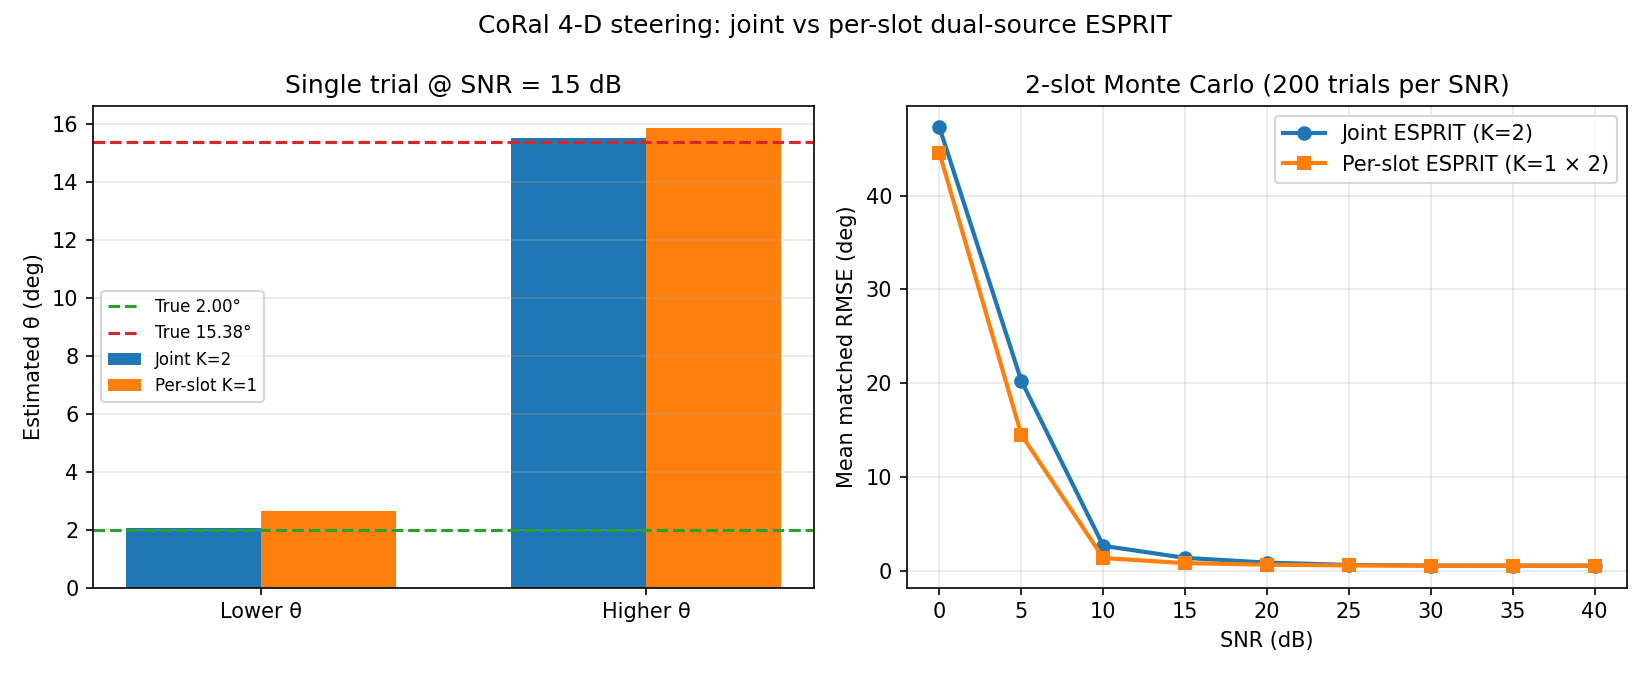

This chart was generated by the following Python code:
"""2-slot, 4-D CoRal steering + joint vs per-slot ESPRIT comparison.

Protocol per slot:
  t_s       : reference node 0 transmits
  t_s+Δt    : target node (5 or 6) transmits

Four virtual array dimensions per snapshot: [1, a_12, a_13, a_14]^T
  a_1k = calibrated ratio d_{target,1k} / d_{ref,1k} with CFO compensation.

Joint ESPRIT pools snapshots from both slots (rank-2 covariance).
Per-slot ESPRIT runs K=1 independently on each slot.
"""

from __future__ import annotations

import numpy as np
import matplotlib.pyplot as plt
from numpy.linalg import eig, pinv

# ---------------------------------------------------------------------------
# Physical / protocol constants (aligned with array_simulator.py)
# ---------------------------------------------------------------------------
F_CENTER = 2.4e9
C_LIGHT = 3e8
DELTA_T = 150e-6
SAMPLE_INTERVAL_S = 1e-6
CTE_DURATION_S = 92e-6
N_SAMPLES = int(round(CTE_DURATION_S / SAMPLE_INTERVAL_S))
SLOT_SPACING_S = 0.5
FREQUENCY_OFFSET_RANGE_HZ = 5e4
BASELINE_D = 0.05  # |y_1 - y_2|, uniform RX spacing


def wrap_phase(phase: float) -> float:
    return float(np.arctan2(np.sin(phase), np.cos(phase)))


class Node:
    def __init__(
        self,
        node_id: int,
        x: float,
        y: float,
        initial_phase: float,
        frequency_offset: float,
    ) -> None:
        self.node_id = node_id
        self.x = x
        self.y = y
        self.initial_phase = wrap_phase(initial_phase)
        self.frequency_offset = frequency_offset

    def distance_to(self, other: Node) -> float:
        return float(np.hypot(self.x - other.x, self.y - other.y))


def make_node(rng: np.random.Generator, node_id: int, x: float, y: float) -> Node:
    return Node(
        node_id,
        x,
        y,
        wrap_phase(rng.uniform(0, 2 * np.pi)),
        float(rng.uniform(-FREQUENCY_OFFSET_RANGE_HZ, FREQUENCY_OFFSET_RANGE_HZ)),
    )


def build_nodes(rng: np.random.Generator) -> dict[int, Node]:
    return {
        0: make_node(rng, 0, 2.0, 2.0),
        1: make_node(rng, 1, 0.0, 0.15),
        2: make_node(rng, 2, 0.0, 0.10),
        3: make_node(rng, 3, 0.0, 0.05),
        4: make_node(rng, 4, 0.0, 0.00),
        # Separated in bearing so joint K=2 ESPRIT can resolve both (~13 deg apart).
        5: make_node(rng, 5, 5.0, 1.50),
        6: make_node(rng, 6, 5.0, 0.30),
    }


def fading_h(tx: Node, rx: Node) -> float:
    if tx.node_id == rx.node_id:
        return 0.0
    dist = rx.distance_to(tx)
    return 0.0 if dist < 1e-12 else 1.0 / dist


def signal_at_receiver(
    rx: Node,
    tx: Node,
    t0: float,
    fading: dict[tuple[int, int], float],
) -> np.ndarray:
    h = fading[(rx.node_id, tx.node_id)]
    tau = rx.distance_to(tx) / C_LIGHT
    t = t0 + np.arange(N_SAMPLES, dtype=np.float64) * SAMPLE_INTERVAL_S
    phase = (
        2 * np.pi * (tx.frequency_offset - rx.frequency_offset) * t
        + tx.initial_phase
        - rx.initial_phase
        - 2 * np.pi * (F_CENTER + tx.frequency_offset) * tau
    )
    return h * np.exp(1j * phase)


def add_awgn(signal: np.ndarray, snr_db: float, rng: np.random.Generator) -> np.ndarray:
    signal = np.asarray(signal, dtype=np.complex128)
    power = float(np.mean(np.abs(signal) ** 2))
    if power < 1e-20:
        return signal.copy()
    noise_power = power / (10 ** (snr_db / 10))
    noise = np.sqrt(noise_power / 2) * (
        rng.standard_normal(len(signal)) + 1j * rng.standard_normal(len(signal))
    )
    return signal + noise


def slope(signal: np.ndarray) -> float:
    phase = np.unwrap(np.angle(signal))
    t = np.arange(len(signal), dtype=np.float64) * SAMPLE_INTERVAL_S
    return float(np.polyfit(t, phase, 1)[0])


def normalize(signal: np.ndarray) -> np.ndarray:
    mag = np.abs(signal)
    safe = np.where(mag < 1e-12, 1.0, mag)
    return signal / safe


def delta_tau(rx_a: Node, rx_b: Node, tx: Node) -> float:
    return rx_a.distance_to(tx) / C_LIGHT - rx_b.distance_to(tx) / C_LIGHT


def true_theta_deg(rx_a: Node, rx_b: Node, tx: Node, d_sp: float) -> float:
    """Far-field AoA (deg) from TDOA on baseline rx_a–rx_b."""
    dt = delta_tau(rx_a, rx_b, tx)
    sin_theta = float(np.clip(dt * C_LIGHT / d_sp, -1.0, 1.0))
    return float(-np.degrees(np.arcsin(sin_theta)))


def compute_calibrated_steering(
    r_ref: tuple[np.ndarray, np.ndarray, np.ndarray, np.ndarray],
    r_tgt: tuple[np.ndarray, np.ndarray, np.ndarray, np.ndarray],
    m_factors: tuple[complex, complex, complex],
    freq_slopes: tuple[float, float, float],
) -> tuple[np.ndarray, np.ndarray, np.ndarray]:
    r10, r20, r30, r40 = r_ref
    r1t, r2t, r3t, r4t = r_tgt

    d0_12, d0_13, d0_14 = r10 / r20, r10 / r30, r10 / r40
    d1_12, d1_13, d1_14 = r1t / r2t, r1t / r3t, r1t / r4t

    m1, m2, m3 = m_factors
    f12, f13, f14 = freq_slopes

    a12 = normalize(d1_12 / d0_12) * m1 * np.exp(-1j * f12 * DELTA_T)
    a13 = normalize(d1_13 / d0_13) * m2 * np.exp(-1j * f13 * DELTA_T)
    a14 = normalize(d1_14 / d0_14) * m3 * np.exp(-1j * f14 * DELTA_T)
    return a12, a13, a14


def build_4d_matrix(a12: np.ndarray, a13: np.ndarray, a14: np.ndarray) -> np.ndarray:
    """Stack calibrated steering snapshots as [1, φ, φ², φ³]^T (4 × N)."""
    n = len(a12)
    return np.vstack(
        [
            np.ones(n, dtype=np.complex128),
            np.asarray(a12, dtype=np.complex128),
            np.asarray(a13, dtype=np.complex128),
            np.asarray(a14, dtype=np.complex128),
        ]
    )


def esprit_angles_deg(
    x: np.ndarray,
    fc: float,
    d_sp: float,
    num_sources: int,
) -> np.ndarray:
    """ESPRIT on M×N data; returns num_sources angles (deg), sorted ascending."""
    m, n = x.shape
    if num_sources < 1 or num_sources >= m:
        raise ValueError(f"need 1 <= num_sources < M, got {num_sources}, M={m}")

    r_xx = x @ x.conj().T / n
    eigvals, eigvecs = eig(r_xx)
    idx = np.argsort(np.abs(eigvals))[::-1]
    es = eigvecs[:, idx[:num_sources]]

    es1 = es[:-1, :]
    es2 = es[1:, :]
    psi = pinv(es1) @ es2
    phi_vals = eig(psi)[0]

    angles = []
    for phi in phi_vals:
        sin_theta = float(np.clip(np.angle(phi) * C_LIGHT / (2 * np.pi * fc * d_sp), -1.0, 1.0))
        angles.append(float(np.degrees(np.arcsin(sin_theta))))
    return np.sort(np.asarray(angles, dtype=np.float64))


def match_angles_to_truth(
    est_deg: np.ndarray,
    true_deg: np.ndarray,
) -> tuple[np.ndarray, float]:
    """Assign estimates to truths (2! permutations) and return errors + RMSE."""
    est = np.asarray(est_deg, dtype=np.float64)
    true = np.asarray(true_deg, dtype=np.float64)
    if len(est) != len(true):
        raise ValueError("estimate and truth must have same length")

    if len(true) == 1:
        err = np.array([est[0] - true[0]])
        return err, float(np.abs(err[0]))

    err_a = np.array([est[0] - true[0], est[1] - true[1]])
    err_b = np.array([est[0] - true[1], est[1] - true[0]])
    if np.sum(err_a**2) <= np.sum(err_b**2):
        return err_a, float(np.sqrt(np.mean(err_a**2)))
    return err_b, float(np.sqrt(np.mean(err_b**2)))


def simulate_slot(
    nodes: dict[int, Node],
    fading: dict[tuple[int, int], float],
    target_id: int,
    slot_start: float,
    snr_db: float | None,
    rng: np.random.Generator,
    m_factors: tuple[complex, complex, complex],
    freq_slopes: tuple[float, float, float],
) -> np.ndarray:
    """One slot: ref 0 at slot_start, target at slot_start+Δt → 4×N matrix."""
    ref = nodes[0]
    tgt = nodes[target_id]
    rx = [nodes[i] for i in (1, 2, 3, 4)]

    t_ref = slot_start
    t_tgt = slot_start + DELTA_T

    def rx_signals(tx: Node, t: float) -> tuple[np.ndarray, ...]:
        sigs = tuple(
            signal_at_receiver(r, tx, t, fading) for r in rx
        )
        if snr_db is not None:
            sigs = tuple(add_awgn(s, snr_db, rng) for s in sigs)
        return sigs

    r_ref = rx_signals(ref, t_ref)
    r_tgt = rx_signals(tgt, t_tgt)
    a12, a13, a14 = compute_calibrated_steering(
        r_ref, r_tgt, m_factors, freq_slopes
    )
    return build_4d_matrix(a12, a13, a14)


def calibration_from_ref_slot(
    nodes: dict[int, Node],
    fading: dict[tuple[int, int], float],
    slot_start: float,
    snr_db: float | None,
    rng: np.random.Generator,
) -> tuple[tuple[complex, complex, complex], tuple[float, float, float]]:
    """Estimate M_k and CFO slopes from reference-only ratios at slot_start."""
    ref = nodes[0]
    rx = [nodes[i] for i in (1, 2, 3, 4)]
    t_ref = slot_start

    def rx_signals(tx: Node, t: float) -> tuple[np.ndarray, ...]:
        sigs = tuple(signal_at_receiver(r, tx, t, fading) for r in rx)
        if snr_db is not None:
            sigs = tuple(add_awgn(s, snr_db, rng) for s in sigs)
        return sigs

    r10, r20, r30, r40 = rx_signals(ref, t_ref)
    d0_12, d0_13, d0_14 = r10 / r20, r10 / r30, r10 / r40
    freq_12, freq_13, freq_14 = slope(d0_12), slope(d0_13), slope(d0_14)

    rx1, rx2 = nodes[1], nodes[2]
    dt12 = delta_tau(rx1, rx2, ref)
    dt13 = delta_tau(rx1, nodes[3], ref)
    dt14 = delta_tau(rx1, nodes[4], ref)

    m1 = np.exp(-1j * 2 * np.pi * F_CENTER * dt12)
    m2 = np.exp(-1j * 2 * np.pi * F_CENTER * dt13)
    m3 = np.exp(-1j * 2 * np.pi * F_CENTER * dt14)
    return (complex(m1), complex(m2), complex(m3)), (freq_12, freq_13, freq_14)


def run_single_trial(
    nodes: dict[int, Node],
    fading: dict[tuple[int, int], float],
    snr_db: float,
    rng: np.random.Generator,
) -> dict:
    """One Monte-Carlo draw: joint K=2 vs per-slot K=1."""
    m_factors, freq_slopes = calibration_from_ref_slot(
        nodes, fading, slot_start=0.0, snr_db=snr_db, rng=rng
    )

    x5 = simulate_slot(
        nodes, fading, 5, slot_start=0.0, snr_db=snr_db, rng=rng,
        m_factors=m_factors, freq_slopes=freq_slopes,
    )
    x6 = simulate_slot(
        nodes, fading, 6, slot_start=SLOT_SPACING_S, snr_db=snr_db, rng=rng,
        m_factors=m_factors, freq_slopes=freq_slopes,
    )

    x_joint = np.hstack([x5, x6])
    est_joint = esprit_angles_deg(x_joint, F_CENTER, BASELINE_D, num_sources=2)
    est_slot5 = esprit_angles_deg(x5, F_CENTER, BASELINE_D, num_sources=1)
    est_slot6 = esprit_angles_deg(x6, F_CENTER, BASELINE_D, num_sources=1)
    est_sequential = np.sort(np.concatenate([est_slot5, est_slot6]))

    rx1, rx2 = nodes[1], nodes[2]
    true_angles = np.sort(
        np.array(
            [
                true_theta_deg(rx1, rx2, nodes[5], BASELINE_D),
                true_theta_deg(rx1, rx2, nodes[6], BASELINE_D),
            ]
        )
    )

    _, rmse_joint = match_angles_to_truth(est_joint, true_angles)
    _, rmse_seq = match_angles_to_truth(est_sequential, true_angles)
    err_joint, _ = match_angles_to_truth(est_joint, true_angles)
    err_seq, _ = match_angles_to_truth(est_sequential, true_angles)

    return {
        "true_angles": true_angles,
        "est_joint": est_joint,
        "est_sequential": est_sequential,
        "err_joint": err_joint,
        "err_sequential": err_seq,
        "rmse_joint": rmse_joint,
        "rmse_sequential": rmse_seq,
        "x5": x5,
        "x6": x6,
    }


def build_fading(nodes: dict[int, Node]) -> dict[tuple[int, int], float]:
    fading: dict[tuple[int, int], float] = {}
    for rx_id in nodes:
        for tx_id in nodes:
            fading[(rx_id, tx_id)] = fading_h(nodes[tx_id], nodes[rx_id])
    return fading


def run_monte_carlo(
    snr_db_range: np.ndarray,
    n_trials: int,
    seed: int,
) -> tuple[np.ndarray, np.ndarray, np.ndarray]:
    rng_master = np.random.default_rng(seed)
    rmse_joint = np.zeros(len(snr_db_range))
    rmse_seq = np.zeros(len(snr_db_range))

    nodes = build_nodes(rng_master)
    fading = build_fading(nodes)

    for i, snr_db in enumerate(snr_db_range):
        trials_j: list[float] = []
        trials_s: list[float] = []
        for _ in range(n_trials):
            rng = np.random.default_rng(rng_master.integers(0, 2**31))
            out = run_single_trial(nodes, fading, float(snr_db), rng)
            trials_j.append(out["rmse_joint"])
            trials_s.append(out["rmse_sequential"])
        rmse_joint[i] = float(np.mean(trials_j))
        rmse_seq[i] = float(np.mean(trials_s))

    return snr_db_range, rmse_joint, rmse_seq


def match_est_to_truth(est_deg: np.ndarray, true_deg: np.ndarray) -> np.ndarray:
    """Reorder estimates to align with sorted true angles."""
    est = np.asarray(est_deg, dtype=np.float64)
    true = np.asarray(true_deg, dtype=np.float64)
    if len(true) == 1:
        return est
    err_a = abs(est[0] - true[0]) + abs(est[1] - true[1])
    err_b = abs(est[0] - true[1]) + abs(est[1] - true[0])
    if err_a <= err_b:
        return est
    return np.array([est[1], est[0]])


def aoa_bearing_rad(rx_a: Node, rx_b: Node, theta_deg: float, d_sp: float) -> float:
    """Global bearing (rad) from far-field θ and RX baseline 1–2."""
    dt = -np.sin(np.deg2rad(theta_deg)) * d_sp / C_LIGHT
    cos_aoa = float(np.clip(-dt * C_LIGHT / d_sp, -1.0, 1.0))
    aoa_rad = float(np.arccos(cos_aoa))
    bx = rx_a.x - rx_b.x
    by = rx_a.y - rx_b.y
    baseline_angle = float(np.arctan2(by, bx))
    if dt <= 0.0:
        return baseline_angle - aoa_rad
    return baseline_angle + aoa_rad


def ideal_phi(theta_deg: float) -> complex:
    sin_theta = float(np.sin(np.deg2rad(theta_deg)))
    return np.exp(1j * 2 * np.pi * F_CENTER * BASELINE_D * sin_theta / C_LIGHT)


def covariance_eigenvalues(x: np.ndarray) -> np.ndarray:
    r_xx = x @ x.conj().T / x.shape[1]
    return np.sort(np.real(np.linalg.eigvalsh(r_xx)))[::-1]


def plot_geometry_and_angles(
    ax: plt.Axes,
    nodes: dict[int, Node],
    true_by_id: dict[int, float],
    est_joint_by_id: dict[int, float],
    est_seq_by_id: dict[int, float],
    *,
    ray_len: float = 2.5,
) -> None:
    rx_nodes = [nodes[i] for i in (1, 2, 3, 4)]
    rx1, rx2 = nodes[1], nodes[2]
    mid_x = (rx1.x + rx2.x) / 2.0
    mid_y = (rx1.y + rx2.y) / 2.0

    ax.plot(
        [n.x for n in rx_nodes],
        [n.y for n in rx_nodes],
        "o-",
        color="C0",
        linewidth=2,
        markersize=9,
        label="RX 1–4",
        zorder=2,
    )
    ax.plot(nodes[0].x, nodes[0].y, "s", color="C2", markersize=10, label="Ref 0", zorder=3)
    ax.plot(nodes[5].x, nodes[5].y, "^", color="C3", markersize=11, label="TX 5", zorder=3)
    ax.plot(nodes[6].x, nodes[6].y, "v", color="C4", markersize=11, label="TX 6", zorder=3)

    for node, label in (
        (nodes[0], "0"),
        (nodes[1], "1"),
        (nodes[2], "2"),
        (nodes[3], "3"),
        (nodes[4], "4"),
        (nodes[5], "5"),
        (nodes[6], "6"),
    ):
        ax.annotate(label, (node.x, node.y), xytext=(5, 5), textcoords="offset points", fontsize=9)

    style_map = {
        "true": ("--", "black", 2.0),
        "joint": ("-", "C0", 1.8),
        "seq": ("-.", "C1", 1.8),
    }
    for tid, color_base in ((5, "C3"), (6, "C4")):
        th_true = true_by_id[tid]
        for kind, est_map in (("true", true_by_id), ("joint", est_joint_by_id), ("seq", est_seq_by_id)):
            th = est_map[tid] if kind != "true" else th_true
            bearing = aoa_bearing_rad(rx1, rx2, th, BASELINE_D)
            ls, color, lw = style_map[kind]
            label = None
            if tid == 5 and kind == "true":
                label = f"True θ_5={th_true:.1f}°"
            elif tid == 5 and kind == "joint":
                label = f"Joint θ_5={est_joint_by_id[5]:.1f}°"
            elif tid == 6 and kind == "seq":
                label = f"Per-slot θ_6={est_seq_by_id[6]:.1f}°"
            ax.plot(
                [mid_x, mid_x + ray_len * np.cos(bearing)],
                [mid_y, mid_y + ray_len * np.sin(bearing)],
                ls,
                color=color if kind != "true" else color_base,
                linewidth=lw,
                alpha=0.85 if kind == "true" else 0.75,
                label=label,
            )

    ax.plot(mid_x, mid_y, "k+", markersize=12, zorder=4)
    ax.set_aspect("equal", adjustable="box")
    ax.set_xlabel("x (m)")
    ax.set_ylabel("y (m)")
    ax.set_title("Node layout & AoA rays (baseline midpoint)")
    ax.grid(True, alpha=0.3)
    ax.legend(loc="upper left", fontsize=7)


def plot_slot_timeline(ax: plt.Axes) -> None:
    slots = [
        ("Slot 0: ref 0", 0.0, DELTA_T, "C2"),
        ("Slot 0: TX 5", DELTA_T, CTE_DURATION_S, "C3"),
        ("Slot 1: ref 0", SLOT_SPACING_S, SLOT_SPACING_S + DELTA_T, "C2"),
        ("Slot 1: TX 6", SLOT_SPACING_S + DELTA_T, SLOT_SPACING_S + DELTA_T + CTE_DURATION_S, "C4"),
    ]
    for i, (label, t0, duration, color) in enumerate(slots):
        ax.barh(i, duration * 1e3, left=t0 * 1e3, height=0.55, color=color, alpha=0.75, edgecolor="k")
        ax.text(t0 * 1e3 + duration * 0.5e3, i, label, va="center", ha="center", fontsize=8, color="white", fontweight="bold")

    ax.set_yticks([])
    ax.set_xlabel("Time (ms)")
    ax.set_title(f"2-slot TDM protocol (Δt={DELTA_T*1e6:.0f} µs, spacing={SLOT_SPACING_S*1e3:.0f} ms)")
    ax.set_xlim(-5, (SLOT_SPACING_S + DELTA_T + CTE_DURATION_S) * 1e3 + 20)
    ax.grid(True, alpha=0.3, axis="x")


def plot_steering_phases(
    ax: plt.Axes,
    x_slot: np.ndarray,
    theta_true_deg: float,
    slot_label: str,
) -> None:
    """Compare mean measured phases vs ideal [φ, φ², φ³] for rows 1–3."""
    labels = ["a₁₂", "a₁₃", "a₁₄"]
    meas = np.degrees(np.angle([np.mean(x_slot[k, :]) for k in (1, 2, 3)]))
    phi = ideal_phi(theta_true_deg)
    ideal = np.degrees(np.angle([phi, phi**2, phi**3]))
    meas = (meas + 180) % 360 - 180
    ideal = (ideal + 180) % 360 - 180

    x_pos = np.arange(3)
    width = 0.35
    ax.bar(x_pos - width / 2, meas, width, label="Measured", color="C0")
    ax.bar(x_pos + width / 2, ideal, width, label="Ideal", color="C1", alpha=0.85)
    ax.set_xticks(x_pos)
    ax.set_xticklabels(labels)
    ax.set_ylabel("Phase (deg)")
    ax.set_title(f"{slot_label}: steering phases (θ_true={theta_true_deg:.1f}°)")
    ax.grid(True, alpha=0.3, axis="y")
    ax.legend(loc="best", fontsize=7)


def plot_eigenvalues(
    ax: plt.Axes,
    x5: np.ndarray,
    x6: np.ndarray,
) -> None:
    evals_slot5 = covariance_eigenvalues(x5)
    evals_slot6 = covariance_eigenvalues(x6)
    evals_joint = covariance_eigenvalues(np.hstack([x5, x6]))

    x_pos = np.arange(4)
    width = 0.25
    ax.bar(x_pos - width, evals_joint, width, label="Joint [X₅,X₆]", color="C0")
    ax.bar(x_pos, evals_slot5, width, label="Slot 5 only", color="C3", alpha=0.85)
    ax.bar(x_pos + width, evals_slot6, width, label="Slot 6 only", color="C4", alpha=0.85)
    ax.set_xticks(x_pos)
    ax.set_xticklabels([f"λ{i+1}" for i in range(4)])
    ax.set_ylabel("Eigenvalue")
    ax.set_title("Sample covariance eigenvalues (rank-1 per slot, rank-2 joint)")
    ax.set_yscale("log")
    ax.grid(True, alpha=0.3, axis="y")
    ax.legend(loc="best", fontsize=7)


def visualize_full(
    nodes: dict[int, Node],
    demo: dict,
    snr_axis: np.ndarray,
    rmse_joint: np.ndarray,
    rmse_seq: np.ndarray,
    *,
    demo_snr_db: float = 15.0,
) -> None:
    """Multi-panel overview: geometry, timeline, steering, eigenvalues, estimates, RMSE."""
    rx1, rx2 = nodes[1], nodes[2]
    true_by_id = {
        5: true_theta_deg(rx1, rx2, nodes[5], BASELINE_D),
        6: true_theta_deg(rx1, rx2, nodes[6], BASELINE_D),
    }
    true_sorted = np.sort([true_by_id[5], true_by_id[6]])
    est_joint_m = match_est_to_truth(demo["est_joint"], true_sorted)
    est_seq_m = match_est_to_truth(demo["est_sequential"], true_sorted)
    # Map sorted matched estimates back to node IDs by angle.
    ids_by_angle = sorted((5, 6), key=lambda tid: true_by_id[tid])
    est_joint_by_id = {ids_by_angle[i]: float(est_joint_m[i]) for i in range(2)}
    est_seq_by_id = {ids_by_angle[i]: float(est_seq_m[i]) for i in range(2)}

    fig = plt.figure(figsize=(16, 11))
    gs = fig.add_gridspec(3, 3, height_ratios=[1.1, 1.0, 1.0], hspace=0.38, wspace=0.32)

    ax_geo = fig.add_subplot(gs[0, 0:2])
    plot_geometry_and_angles(ax_geo, nodes, true_by_id, est_joint_by_id, est_seq_by_id)

    ax_time = fig.add_subplot(gs[0, 2])
    plot_slot_timeline(ax_time)

    ax_ph5 = fig.add_subplot(gs[1, 0])
    plot_steering_phases(ax_ph5, demo["x5"], true_by_id[5], "Slot 0")

    ax_ph6 = fig.add_subplot(gs[1, 1])
    plot_steering_phases(ax_ph6, demo["x6"], true_by_id[6], "Slot 1")

    ax_eval = fig.add_subplot(gs[1, 2])
    plot_eigenvalues(ax_eval, demo["x5"], demo["x6"])

    ax_bar = fig.add_subplot(gs[2, 0])
    true_a = demo["true_angles"]
    x_pos = np.arange(2)
    width = 0.35
    ax_bar.bar(x_pos - width / 2, est_joint_m, width, label="Joint K=2", color="C0")
    ax_bar.bar(x_pos + width / 2, est_seq_m, width, label="Per-slot K=1", color="C1")
    for i, t in enumerate(true_a):
        ax_bar.axhline(t, color=f"C{i+2}", linestyle="--", linewidth=1.5, label=f"True {t:.1f}°")
    ax_bar.set_xticks(x_pos)
    ax_bar.set_xticklabels(["Lower θ", "Higher θ"])
    ax_bar.set_ylabel("θ (deg)")
    ax_bar.set_title(f"Matched estimates @ {demo_snr_db:.0f} dB")
    ax_bar.grid(True, alpha=0.3, axis="y")
    ax_bar.legend(loc="best", fontsize=7)

    ax_rmse = fig.add_subplot(gs[2, 1:])
    ax_rmse.plot(snr_axis, rmse_joint, "o-", label="Joint ESPRIT (K=2)", linewidth=2)
    ax_rmse.plot(snr_axis, rmse_seq, "s-", label="Per-slot ESPRIT (K=1×2)", linewidth=2)
    ax_rmse.set_xlabel("SNR (dB)")
    ax_rmse.set_ylabel("Mean matched RMSE (deg)")
    ax_rmse.set_title("Monte Carlo comparison")
    ax_rmse.grid(True, alpha=0.3)
    ax_rmse.legend(loc="best")

    sep = abs(true_by_id[5] - true_by_id[6])
    fig.suptitle(
        f"CoRal 2-slot dual-source ESPRIT | angular separation = {sep:.1f}° | "
        f"joint RMSE={demo['rmse_joint']:.2f}° per-slot RMSE={demo['rmse_sequential']:.2f}° @ {demo_snr_db:.0f} dB",
        fontsize=12,
    )
    fig.savefig("dual_slot_joint_esprit_overview.png", dpi=150, bbox_inches="tight")
    print("Saved figure: dual_slot_joint_esprit_overview.png")


def plot_results(
    nodes: dict[int, Node],
    demo: dict,
    snr_axis: np.ndarray,
    rmse_joint: np.ndarray,
    rmse_seq: np.ndarray,
    *,
    demo_snr_db: float = 15.0,
) -> None:
    visualize_full(nodes, demo, snr_axis, rmse_joint, rmse_seq, demo_snr_db=demo_snr_db)

    true_a = demo["true_angles"]
    est_joint_m = match_est_to_truth(demo["est_joint"], true_a)
    est_seq_m = match_est_to_truth(demo["est_sequential"], true_a)
    fig, axes = plt.subplots(1, 2, figsize=(11, 4.5))

    ax = axes[0]
    x_pos = np.arange(2)
    width = 0.35
    ax.bar(x_pos - width / 2, est_joint_m, width, label="Joint K=2", color="C0")
    ax.bar(x_pos + width / 2, est_seq_m, width, label="Per-slot K=1", color="C1")
    for i, t in enumerate(true_a):
        ax.axhline(t, color=f"C{i+2}", linestyle="--", linewidth=1.5, label=f"True {t:.2f}°")
    ax.set_xticks(x_pos)
    ax.set_xticklabels(["Lower θ", "Higher θ"])
    ax.set_ylabel("Estimated θ (deg)")
    ax.set_title(f"Single trial @ SNR = {demo_snr_db:.0f} dB")
    ax.grid(True, alpha=0.3, axis="y")
    ax.legend(loc="best", fontsize=8)

    ax2 = axes[1]
    ax2.plot(snr_axis, rmse_joint, "o-", label="Joint ESPRIT (K=2)", linewidth=2)
    ax2.plot(snr_axis, rmse_seq, "s-", label="Per-slot ESPRIT (K=1 × 2)", linewidth=2)
    ax2.set_xlabel("SNR (dB)")
    ax2.set_ylabel("Mean matched RMSE (deg)")
    ax2.set_title("2-slot Monte Carlo (200 trials per SNR)")
    ax2.grid(True, alpha=0.3)
    ax2.legend(loc="best")

    fig.suptitle("CoRal 4-D steering: joint vs per-slot dual-source ESPRIT")
    fig.tight_layout()
    fig.savefig("dual_slot_joint_esprit.png", dpi=150)
    print("Saved figure: dual_slot_joint_esprit.png")


def main() -> None:
    rng = np.random.default_rng(42)
    nodes = build_nodes(rng)
    fading = build_fading(nodes)

    print("=== 2-slot, 4-D dual-source ESPRIT simulation ===")
    rx1, rx2 = nodes[1], nodes[2]
    true_list = []
    for tid in (5, 6):
        th = true_theta_deg(rx1, rx2, nodes[tid], BASELINE_D)
        true_list.append(th)
        print(f"True θ_{tid} (deg): {th:.4f}")
    print(f"Angular separation: {abs(true_list[0] - true_list[1]):.2f} deg")

    demo = run_single_trial(nodes, fading, snr_db=15.0, rng=rng)
    print("\n--- Single trial @ 15 dB ---")
    print("True angles (sorted):     ", demo["true_angles"])
    print("Joint ESPRIT (K=2):       ", demo["est_joint"])
    print("Per-slot ESPRIT (K=1×2):  ", demo["est_sequential"])
    print("Errors joint (matched): ", demo["err_joint"])
    print("Errors per-slot:          ", demo["err_sequential"])
    print(f"RMSE joint:    {demo['rmse_joint']:.4f}°")
    print(f"RMSE per-slot: {demo['rmse_sequential']:.4f}°")

    snr_axis = np.arange(0, 41, 5)
    n_trials = 200
    print(f"\n--- Monte Carlo ({n_trials} trials/SNR) ---")
    snr_axis, rmse_joint, rmse_seq = run_monte_carlo(snr_axis, n_trials, seed=123)
    print(f"{'SNR':>4} | {'Joint':>8} | {'Per-slot':>8}")
    for snr, rj, rs in zip(snr_axis, rmse_joint, rmse_seq):
        print(f"{snr:4d} | {rj:8.3f}° | {rs:8.3f}°")

    plot_results(nodes, demo, snr_axis, rmse_joint, rmse_seq, demo_snr_db=15.0)


if __name__ == "__main__":
    main()
